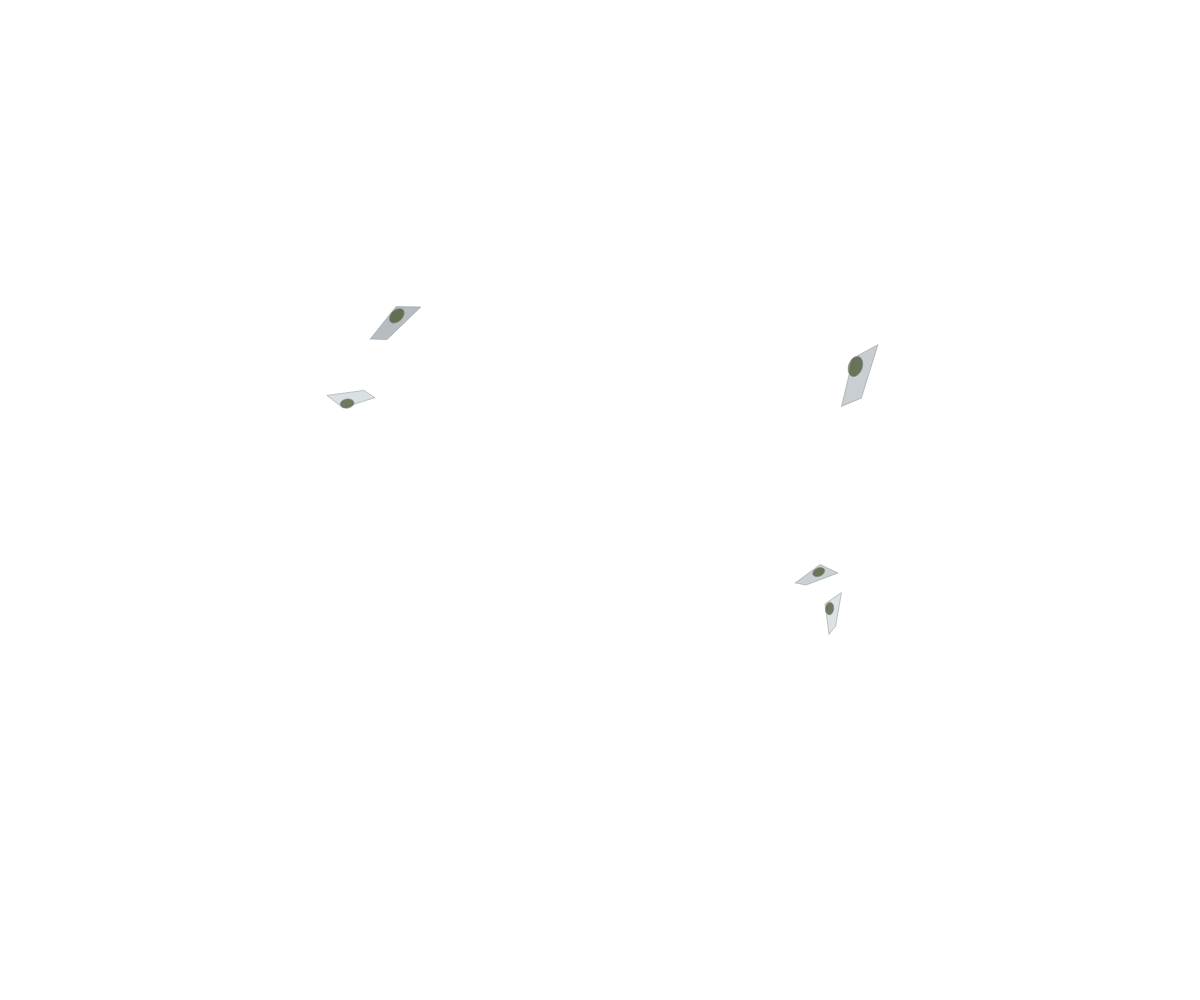
Frame 1 (no input)
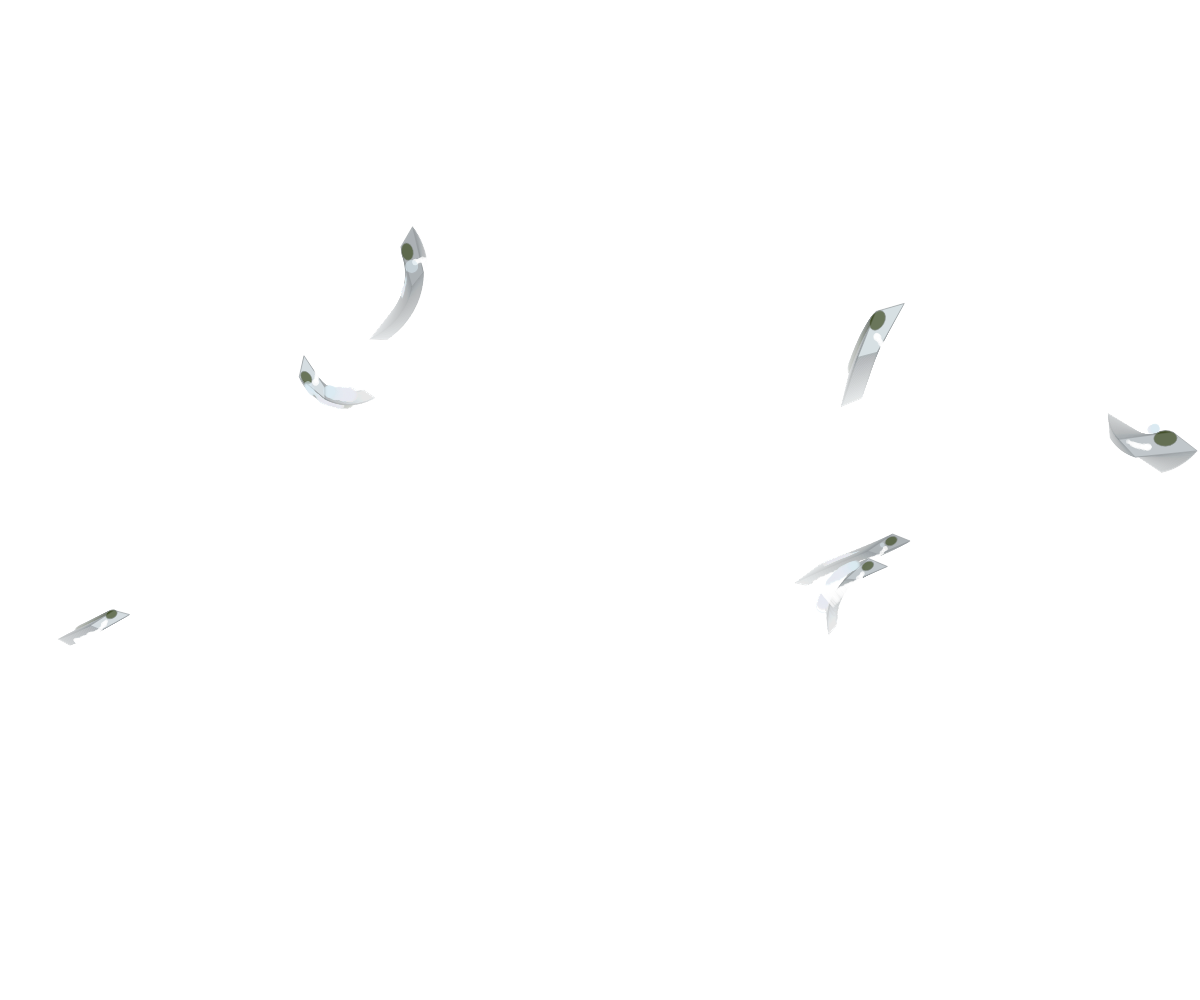
Frame 60 (no input)
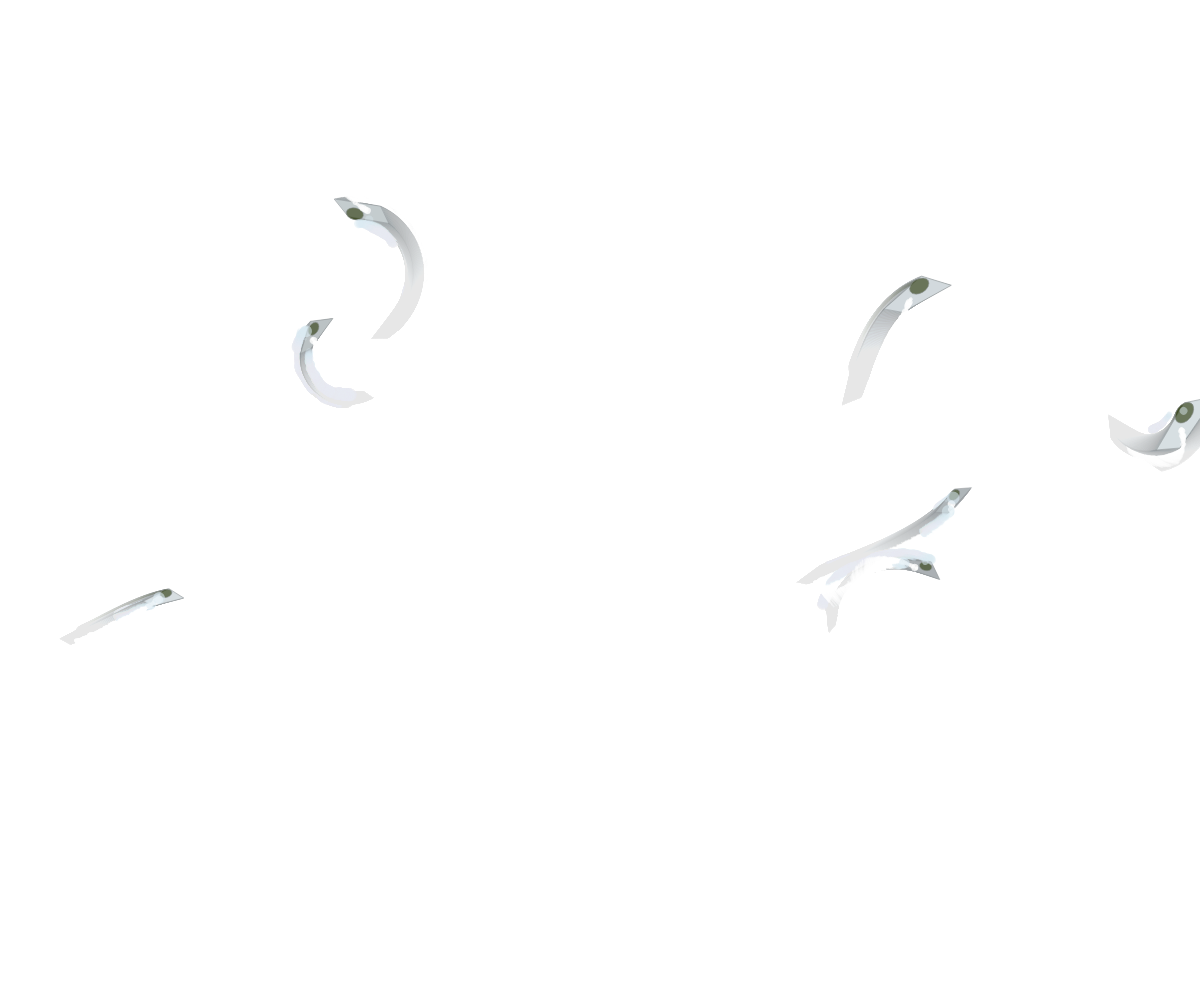
Frame 120 (the mouse pressed at the canvas centre since frame 60)

The p5.js sketch that drew these frames (run headless with seeded random() and noise() and a simulated clock; from frame 60 on, the mouse is pressed at the canvas centre):

// p5.js sketch
// ── sketch.js
let ships = [];
let sedimentTrails = [];
let mineralScaffolds = [];
let paperFragments = [];
let time = 0;
let driftPiles = [];

function setup() {
  createCanvas(windowWidth, windowHeight);
  colorMode(HSB, 360, 100, 100, 1);
  
  // Create initial ships
  for (let i = 0; i < 5; i++) {
    ships.push({
      x: random(width),
      y: random(height * 0.3, height * 0.7),
      size: random(40, 80),
      speed: random(0.5, 1.5),
      angle: random(TWO_PI),
      decay: 0,
      tears: [],
      sedimentTrail: [],
      hullEncased: false
    });
  }
  
  noStroke();
}

function draw() {
  background(200, 10, 95, 0.02); // Very light translucent background
  
  time += 0.01;
  
  // Update and draw ships
  for (let i = ships.length - 1; i >= 0; i--) {
    let ship = ships[i];
    
    // Move ship
    ship.x += cos(ship.angle) * ship.speed;
    ship.y += sin(ship.angle) * ship.speed;
    
    // Add some sway
    ship.angle += sin(time * 0.5 + i) * 0.02;
    
    // Boundary check - wrap around
    if (ship.x > width + 100) ship.x = -100;
    if (ship.x < -100) ship.x = width + 100;
    
    // Add decay over time
    ship.decay += 0.001;
    
    // Create sediment trail
    if (frameCount % 2 === 0) {
      ship.sedimentTrail.push({
        x: ship.x,
        y: ship.y,
        size: random(3, 8),
        life: 1.0,
        age: 0
      });
    }
    
    // Limit trail length
    if (ship.sedimentTrail.length > 30) {
      ship.sedimentTrail.shift();
    }
    
    // Update sediment trail
    for (let j = ship.sedimentTrail.length - 1; j >= 0; j--) {
      let p = ship.sedimentTrail[j];
      p.life -= 0.01;
      p.age += 0.1;
      
      if (p.life <= 0) {
        ship.sedimentTrail.splice(j, 1);
      }
    }
    
    // Add random tears
    if (random() < 0.02) {
      ship.tears.push({
        x: random(-ship.size * 0.3, ship.size * 0.3),
        y: random(-ship.size * 0.3, ship.size * 0.3),
        size: random(5, 15),
        life: 1.0
      });
    }
    
    // Update tears
    for (let j = ship.tears.length - 1; j >= 0; j--) {
      let tear = ship.tears[j];
      tear.life -= 0.005;
      tear.x += random(-0.5, 0.5);
      tear.y += random(-0.5, 0.5);
      
      if (tear.life <= 0) {
        ship.tears.splice(j, 1);
      }
    }
    
    // Draw ship with paper cut effect
    push();
    translate(ship.x, ship.y);
    rotate(ship.angle);
    
    // Main ship body with patina effect
    fill(200, 5, 80 + sin(time * 2 + i) * 10, 0.9);
    stroke(200, 5, 60);
    strokeWeight(0.5);
    
    // Draw ship hull with slight warping
    beginShape();
    vertex(-ship.size * 0.4, -ship.size * 0.1 + sin(time + i) * 2);
    vertex(ship.size * 0.3, -ship.size * 0.2 + cos(time * 1.5 + i) * 2);
    vertex(ship.size * 0.6, ship.size * 0.1 + sin(time * 0.7 + i) * 2);
    vertex(-ship.size * 0.2, ship.size * 0.1 + cos(time * 1.3 + i) * 2);
    endShape(CLOSE);
    
    // Add moss effect
    fill(80, 50, 30, 0.7);
    ellipse(ship.size * 0.2, -ship.size * 0.1, ship.size * 0.3, ship.size * 0.2);
    
    // Draw sediment particles from trail
    for (let p of ship.sedimentTrail) {
      fill(0, 0, 100, p.life * 0.8);
      noStroke();
      ellipse(p.x - ship.x, p.y - ship.y, p.size * p.life, p.size * p.life);
    }
    
    // Draw tears
    for (let tear of ship.tears) {
      fill(200, 10, 95, tear.life * 0.6);
      noStroke();
      ellipse(tear.x, tear.y, tear.size * tear.life, tear.size * tear.life);
    }
    
    pop();
    
    // Encase hull in mineral scaffold when decay is high
    if (!ship.hullEncased && ship.decay > 0.5) {
      for (let j = 0; j < 20; j++) {
        mineralScaffolds.push({
          x: ship.x + random(-ship.size, ship.size),
          y: ship.y + random(-ship.size, ship.size),
          size: random(1, 3),
          life: 1.0,
          age: 0,
          colorHue: 20 + (j % 3) * 20
        });
      }
      ship.hullEncased = true;
    }
    
    // Occasionally remove ships
    if (ship.decay > 1.0 && random() < 0.005) {
      ships.splice(i, 1);
      
      // Add more sediment particles when ship is removed
      for (let j = 0; j < 30; j++) {
        sedimentTrails.push({
          x: ship.x,
          y: ship.y,
          size: random(2, 8),
          life: 1.0,
          speedX: random(-1, 1),
          speedY: random(-1, 1)
        });
      }
      
      // Create mineral scaffold from sediment
      for (let j = 0; j < 50; j++) {
        mineralScaffolds.push({
          x: ship.x,
          y: ship.y,
          size: random(2, 6),
          life: 1.0,
          age: 0,
          colorHue: 20 + (j % 3) * 20
        });
      }
      
      // Create paper fragments when ship is removed
      for (let j = 0; j < 15; j++) {
        paperFragments.push({
          x: ship.x,
          y: ship.y,
          size: random(3, 10),
          life: 1.0,
          speedX: random(-2, 2),
          speedY: random(-2, 2),
          angle: random(TWO_PI),
          rotationSpeed: random(-0.1, 0.1)
        });
      }
    }
  }
  
  // Update and draw sediment particles
  for (let i = sedimentTrails.length - 1; i >= 0; i--) {
    let p = sedimentTrails[i];
    
    p.x += p.speedX;
    p.y += p.speedY;
    p.life -= 0.01;
    
    if (p.life <= 0) {
      sedimentTrails.splice(i, 1);
      continue;
    }
    
    fill(0, 0, 100, p.life * 0.8);
    ellipse(p.x, p.y, p.size * p.life, p.size * p.life);
  }
  
  // Update and draw mineral scaffolds
  for (let i = mineralScaffolds.length - 1; i >= 0; i--) {
    let scaffold = mineralScaffolds[i];
    
    scaffold.age += 0.1;
    scaffold.life -= 0.005;
    
    if (scaffold.life <= 0) {
      mineralScaffolds.splice(i, 1);
      continue;
    }
    
    // Draw crystalline structure
    push();
    translate(scaffold.x, scaffold.y);
    
    fill(scaffold.colorHue, 30, 90, scaffold.life * 0.7);
    noStroke();
    
    // Create a few crystal-like points
    for (let j = 0; j < 5; j++) {
      let angle = j * TWO_PI / 5 + scaffold.age * 0.1;
      let radius = scaffold.size * (0.5 + sin(scaffold.age * 0.2 + j) * 0.5);
      let x = cos(angle) * radius;
      let y = sin(angle) * radius;
      
      ellipse(x, y, scaffold.size * scaffold.life, scaffold.size * scaffold.life);
    }
    
    pop();
  }
  
  // Update and draw paper fragments
  for (let i = paperFragments.length - 1; i >= 0; i--) {
    let fragment = paperFragments[i];
    
    fragment.x += fragment.speedX;
    fragment.y += fragment.speedY;
    fragment.angle += fragment.rotationSpeed;
    fragment.life -= 0.005;
    
    if (fragment.life <= 0) {
      paperFragments.splice(i, 1);
      continue;
    }
    
    push();
    translate(fragment.x, fragment.y);
    rotate(fragment.angle);
    
    fill(200, 5, 80 + sin(time * 2 + i) * 10, fragment.life * 0.7);
    stroke(200, 5, 60);
    strokeWeight(0.3);
    
    // Draw a torn piece of paper
    beginShape();
    vertex(-fragment.size * 0.4, -fragment.size * 0.1 + sin(time + i) * 0.5);
    vertex(fragment.size * 0.3, -fragment.size * 0.2 + cos(time * 1.5 + i) * 0.5);
    vertex(fragment.size * 0.5, fragment.size * 0.1 + sin(time * 0.7 + i) * 0.5);
    vertex(-fragment.size * 0.2, fragment.size * 0.1 + cos(time * 1.3 + i) * 0.5);
    endShape(CLOSE);
    
    pop();
  }
  
  // Occasionally add new ships
  if (random() < 0.02 && ships.length < 8) {
    ships.push({
      x: random(width),
      y: random(height * 0.3, height * 0.7),
      size: random(40, 80),
      speed: random(0.5, 1.5),
      angle: random(TWO_PI),
      decay: 0,
      tears: [],
      sedimentTrail: [],
      hullEncased: false
    });
  }
  
  // Accumulate paper fragments into drifts along the bottom and sides
  let driftHeight = height * 0.95;
  for (let i = paperFragments.length - 1; i >= 0; i--) {
    let fragment = paperFragments[i];
    
    // If fragment is near bottom, accumulate it
    if (fragment.y > driftHeight) {
      fragment.y = driftHeight;
      fragment.speedY *= 0.95;
      
      // Accumulate into sediment piles
      if (random() < 0.1) {
        sedimentTrails.push({
          x: fragment.x,
          y: driftHeight,
          size: random(1, 3),
          life: 1.0,
          speedX: random(-0.5, 0.5),
          speedY: random(-0.2, 0.2)
        });
      }
    }
    
    // Accumulate fragments along left and right edges
    if (fragment.x < 20 || fragment.x > width - 20) {
      sedimentTrails.push({
        x: fragment.x,
        y: fragment.y,
        size: random(1, 3),
        life: 1.0,
        speedX: 0,
        speedY: 0
      });
    }
  }
  
  // Draw sediment piles and build drifts
  for (let i = sedimentTrails.length - 1; i >= 0; i--) {
    let p = sedimentTrails[i];
    
    p.x += p.speedX;
    p.y += p.speedY;
    p.life -= 0.005;
    
    if (p.life <= 0) {
      sedimentTrails.splice(i, 1);
      continue;
    }
    
    fill(0, 0, 90, p.life * 0.7);
    noStroke();
    ellipse(p.x, p.y, p.size * p.life, p.size * p.life);
  }
  
  // Draw accumulated drifts
  let driftPile = [];
  for (let i = sedimentTrails.length - 1; i >= 0; i--) {
    let p = sedimentTrails[i];
    
    // Group particles by position to build drifts
    let key = floor(p.x / 20) + ',' + floor(p.y / 20);
    if (!driftPile[key]) driftPile[key] = [];
    driftPile[key].push(p);
  }
  
  for (let key in driftPile) {
    let pile = driftPile[key];
    if (pile.length > 10) {
      // Draw a pile of sediment
      let x = parseFloat(key.split(',')[0]) * 20;
      let y = parseFloat(key.split(',')[1]) * 20;
      
      fill(0, 0, 90, 0.5);
      noStroke();
      ellipse(x, y, pile.length * 2, pile.length * 2);
    }
  }
}

function windowResized() {
  resizeCanvas(windowWidth, windowHeight);
}
